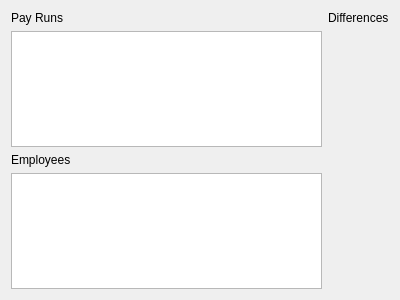
<?xml version="1.0" encoding="UTF-8"?>
<ui version="4.0">
 <class>payrunWidget</class>
 <widget class="QWidget" name="payrunWidget">
  <property name="geometry">
   <rect>
    <x>0</x>
    <y>0</y>
    <width>400</width>
    <height>300</height>
   </rect>
  </property>
  <property name="sizePolicy">
   <sizepolicy hsizetype="Expanding" vsizetype="Expanding">
    <horstretch>0</horstretch>
    <verstretch>0</verstretch>
   </sizepolicy>
  </property>
  <property name="baseSize">
   <size>
    <width>0</width>
    <height>0</height>
   </size>
  </property>
  <property name="windowTitle">
   <string>allocat: payruns</string>
  </property>
  <layout class="QGridLayout" name="gridLayout">
   <item row="0" column="0">
    <layout class="QGridLayout" name="payrunGrid">
     <item row="0" column="0">
      <widget class="QLabel" name="label">
       <property name="text">
        <string>Pay Runs</string>
       </property>
      </widget>
     </item>
     <item row="3" column="0">
      <widget class="QListWidget" name="employeeList"/>
     </item>
     <item row="2" column="0">
      <widget class="QLabel" name="label_2">
       <property name="text">
        <string>Employees</string>
       </property>
      </widget>
     </item>
     <item row="1" column="0">
      <widget class="QListWidget" name="payrunList"/>
     </item>
     <item row="0" column="1">
      <widget class="QLabel" name="label_3">
       <property name="text">
        <string>Differences</string>
       </property>
      </widget>
     </item>
    </layout>
   </item>
  </layout>
 </widget>
 <resources/>
 <connections/>
</ui>
